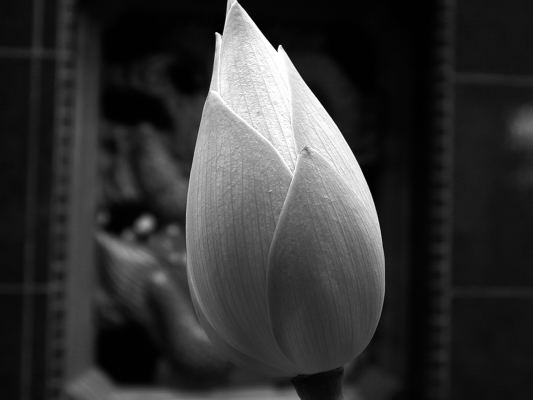
#> input picture DIVP/Images/lotus.jpg, 533 x 400 px, found by its file name
$ python high_pass_code.py
#> lines starting #> are read from the running program, lines starting #| are printed output that depends on the picture; after the words box and inside, x2 and y2 are one past the last pixel; in counts of white or black regions, pixels touching at a corner belong together
# -*- coding: utf-8 -*-
import cv2

# import Numpy
import numpy as np
from matplotlib import pyplot as plt

# Image read
img = cv2.imread('./Images/lotus.jpg', 0) # gray-scale image
#> img is the input picture: shape (400, 533); min 0, max 255, mean 51.1
img = cv2.resize(img, (500, 500))
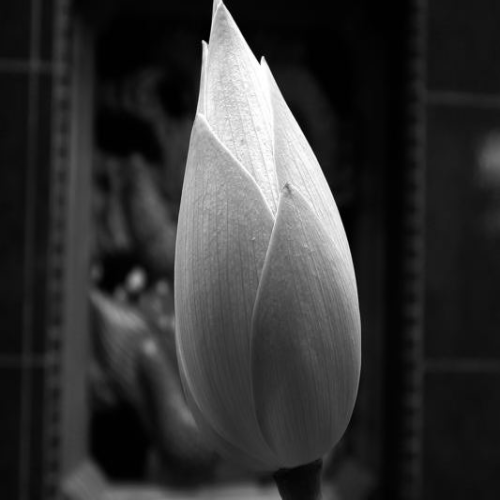
#> img: shape (500, 500); min 0, max 255, mean 51
size = img.shape[0]
#> size = 500
# Cut off Frequency
Do = 50
# High pass Filter using Distance Matrix
def FilterDesign(img, size, Do):
    # D is distance Matrix
#> called with size = 500, Do = 50
    D = np.zeros([size, size], dtype=np.uint32)
    # H is Filter
    H = np.zeros([size, size], dtype=np.uint8)
    r = img.shape[0] // 2
#> r = 250
    c = img.shape[1] // 2
#> c = 250
    # Distance Vector
    for u in range(0, size):
        for v in range(0, size):
            D[u, v] = abs(u - r) + abs(v - c)
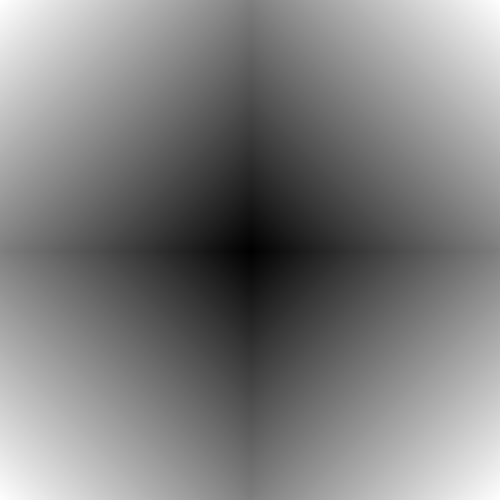
#> D: shape (500, 500) uint32; min 0, max 500, mean 250; drawn with min black and max white
    # Using Cut off frequncy applying 0 and 255 in H to make a High Pass Filter and center = 1
    for i in range(size):
        for j in range(size):
            if D[i, j] > Do:
                H[i, j] = 255
            else:
                H[i, j] = 0
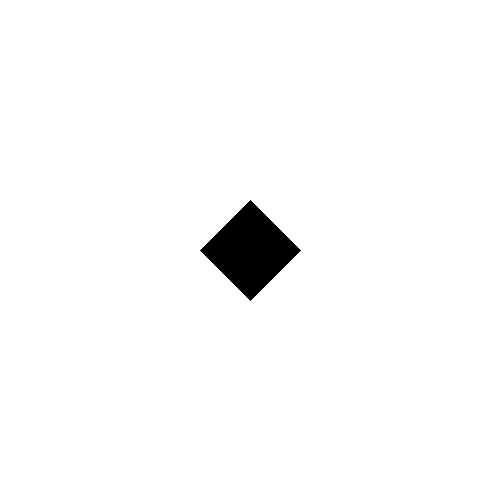
#> H: shape (500, 500); 98% white; 1 black region, box (x1, y1, x2, y2) and area: (200, 200, 301, 301) 5101
    return H
# High Pass Filter
H = FilterDesign(img, size, Do)

# Applying fft and shift
input = np.fft.fftshift(np.fft.fft2(img))
# Multiplying image with High Pass Filter
out = input*H
# Taking Inverse Fourier of image
out = np.abs(np.fft.ifft2(np.fft.ifftshift(out)))
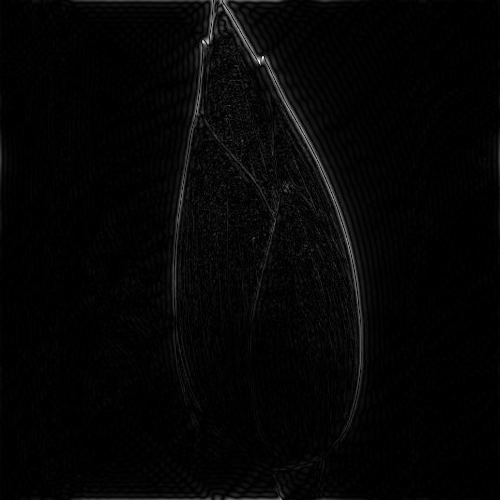
#> out: shape (500, 500) float64; min 0.000575, max 39298, mean 848.5; drawn with min black and max white
out = np.uint8(cv2.normalize(out, None, 0, 255, cv2.NORM_MINMAX, -1))
# Gradient image after applying High pass filter

plt.subplot(2, 3, 1), plt.imshow(img, 'gray'),plt.title('Original Image')
plt.subplot(2, 3, 2), plt.imshow(H, 'gray'),plt.title('High Pass Filter')
plt.subplot(2, 3, 3), plt.imshow(out, 'gray'),plt.title('High Pass Filtered Image')
plt.subplot(2, 3, 4), plt.hist(img.ravel(),256,[0,256]),plt.title('Histogram of Original Image')
plt.subplot(2, 3, 6), plt.hist(out.ravel(),256,[0,256]),plt.title('Histogram of High Pass Filtered Image')
plt.show()
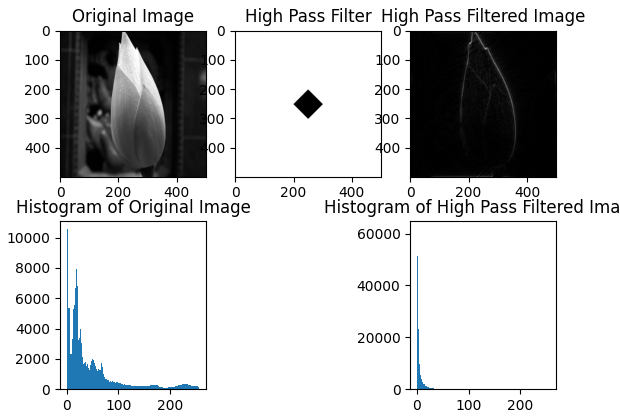
#> figure drawn by matplotlib, 5 panels; panel 4: tallest bar 10553 high, from x = 1 to 2; panel 5: tallest bar 61687 high, from x = 0 to 1
